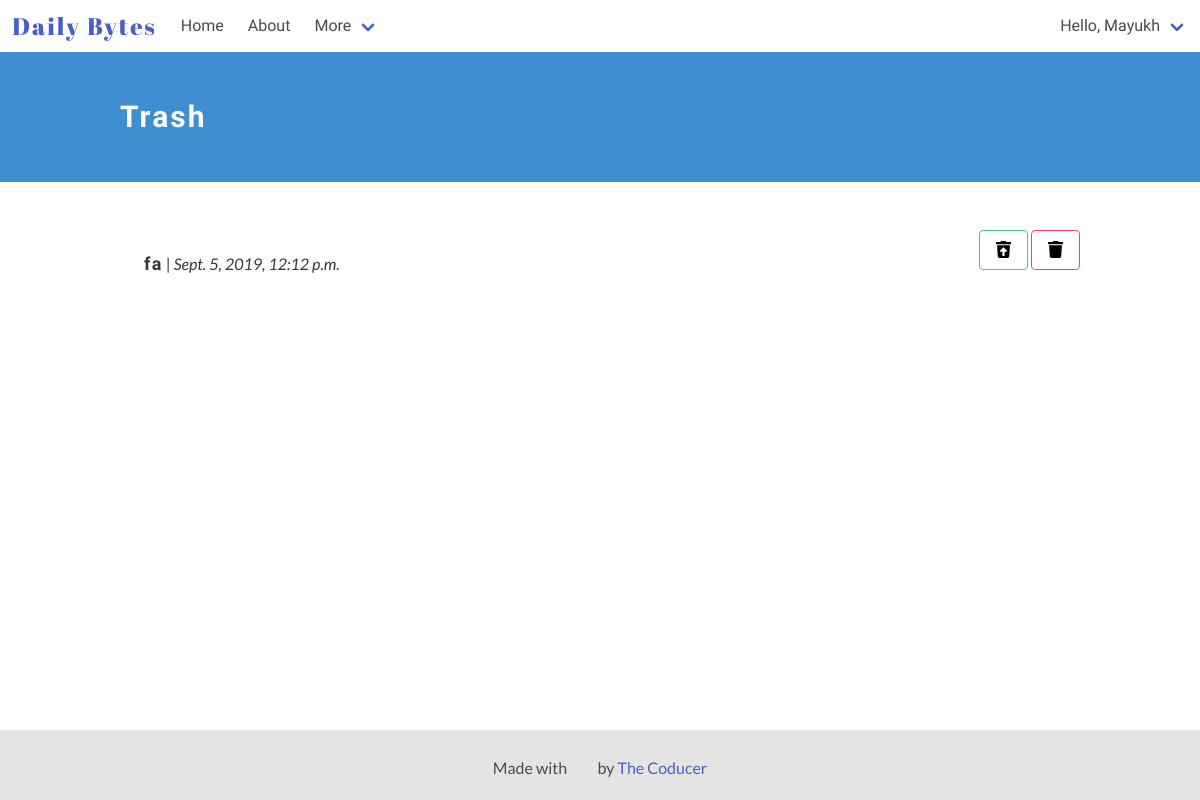
The app's page /trash/ (signed in), older data.
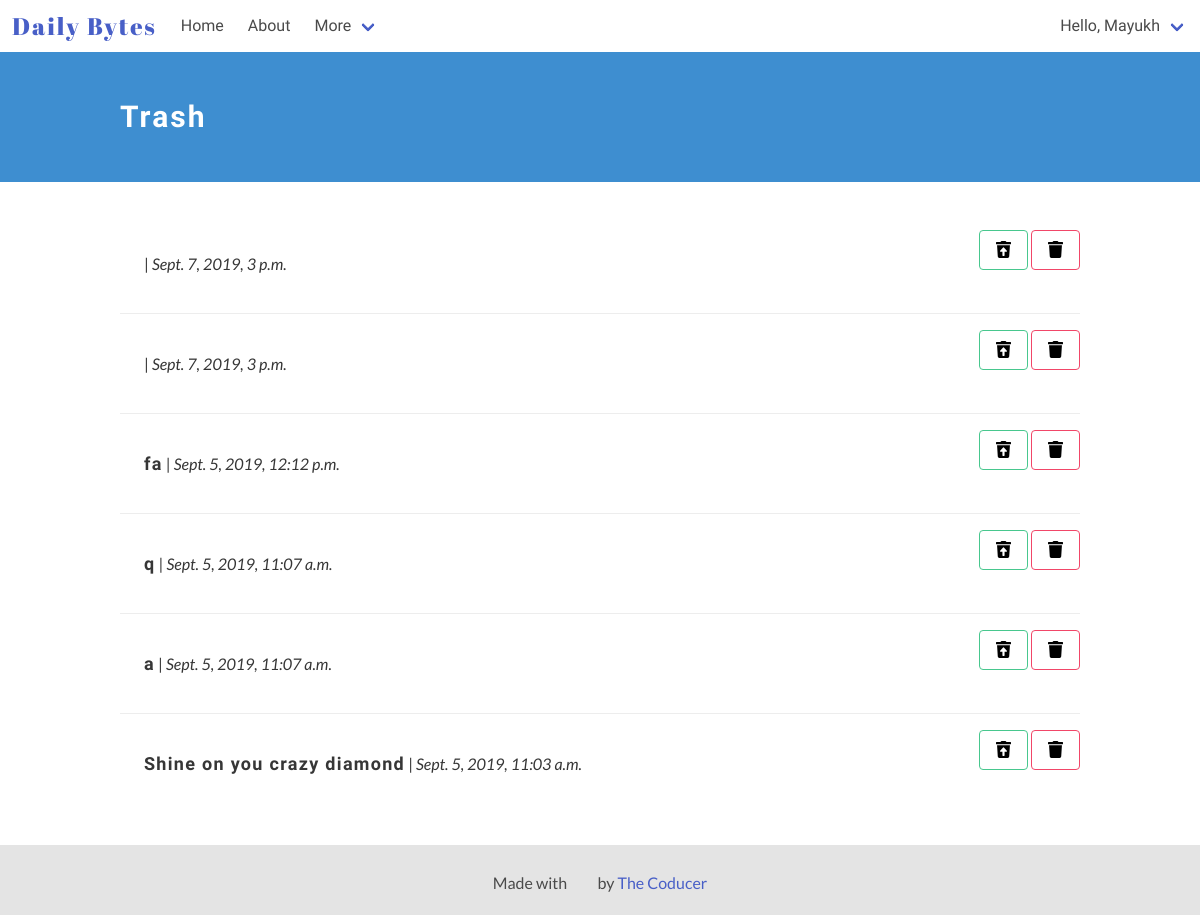
The same page, newer data.
### diary_app/models.py (models this page shows)
class Entry(models.Model):
    author = models.ForeignKey(User, on_delete=models.CASCADE) # User is an auth model
    title = models.CharField(max_length=100, default='', verbose_name="")
    text = RichTextUploadingField(verbose_name="")
    date_posted = models.DateTimeField(auto_now_add = True)
    trash = models.BooleanField(default=False)
    """ def __str__(self):
        return 'Entry #{}'.format(self.id) """
    class Meta:
        verbose_name_plural = 'entries'

### diary_app/views.py (the view)
# urls.py: path('trash/', views.Trash, name='trash'),
@login_required
def Trash(request):
        entries = Entry.objects.filter(author=request.user, trash=True)
        entries = entries.order_by('-date_posted')
        count_entries = entries.count()
        context = {'entries': entries, 'count_entries': count_entries}
        return render(request, 'diary_app/trash.html', context)

### diary_app/templates/diary_app/trash.html (shortened to what this page needs)
<!DOCTYPE html>
<html lang="en">
<head>
</head>
<body>
    {% extends "./base.html" %}
    {% block content %}
    {% load static %}
    <section class="hero is-info">
        <div class="hero-body">
        <div class="container">
            <h1 class="title">
                Trash
            </h1>
        </div>
        </div>
    </section>
    <section class="section">
        <div class="container">
        {% for entry in entries %}
            <article class="media">
            <div class="media-content">
                <a href="/entry/{{entry.id}}">
                <div class="content notification readmore-div">
                    <p>
                        <strong class="entry-title">{{ entry.title }}</strong> | <i>{{ entry.date_posted }}</i>
                    </p>
                </div>
                </a>
            </div>
            <div class="media-right">
                    <a class="button is-success is-outlined" name="restore" value="restore" title="Restore from trash" href="/restore/{{entry.id}}"><img src="{% static '/images/restore.svg' %}" alt="Delete" width=15px height=15px color: red;></a>
                    <a class="button is-danger is-outlined" name="delete-forever" value="delete-forever" title="Delete forever" href="/delete/{{entry.id}}"><img src="{% static '/images/trash.svg' %}" alt="Delete" width=15px height=15px color: red;></a>
            </div>
            </article>
        {% endfor %}
        </div>
    </section>
    {% endblock %}

Row changes from the older to the newer data that the page shows:
added Entry: date_posted "Sept. 7, 2019, 3 p.m."
added Entry: date_posted "Sept. 7, 2019, 3 p.m."
now on this page (row edited): Entry: title "q", date_posted "Sept. 5, 2019, 11:07 a.m."
now on this page (row edited): Entry: title "a", date_posted "Sept. 5, 2019, 11:07 a.m."
now on this page (row edited): Entry: title "Shine on you crazy diamond", date_posted "Sept. 5, 2019, 11:03 a.m."
